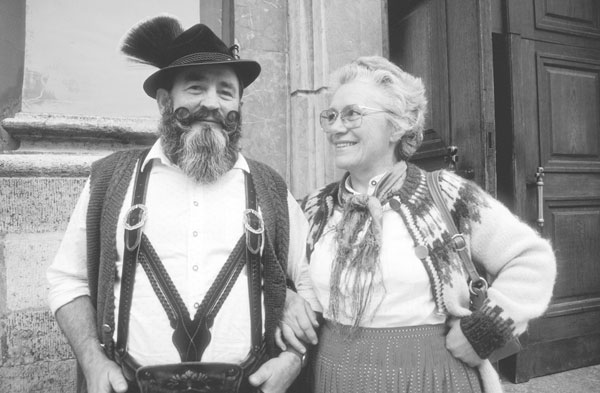
#> input picture data/corel_bavarian_couple.jpg, 600 x 393 px
$ python main.py   (older library calls are emulated)
#> lines starting #> are read from the running program, lines starting #| are printed output that depends on the picture; after the words box and inside, x2 and y2 are one past the last pixel; in counts of white or black regions, pixels touching at a corner belong together
### src/sss_watermark.py
from scipy import misc
from scipy.fftpack import dct, idct
import numpy as np
from PIL import Image
from PIL.ImageOps import invert
from itertools import product

class SSSW(object):
    """
    Given an input image (specifically, a path to the input image file),
    (i)     randomly generates a watermark pattern,
    (ii)    inserts the pattern into the given image (as specified in paper),
    (iii)   stores intermediate data for detection, and
    (iv)    conducts detection process when given a modified version of the input image

    Also includes functions that reconstruct "attacked" versions of the images \
            to match the original image.
    """
    def __init__(self, img_path, alpha=0.1, pat_size=5000):
        """
        :param img_path: the datapath to the source image
        :type img_path: const string
        :param alpha: scaling parameter
        :type alpha: float
        :param pat_size: size of the watermark to be inserted
        :type pat_size: int
        """
#> called with img_path = '../data/corel_bavarian_couple.jpg', alpha = 0.1, pat_size = 5000
        ''' deprecated
        self.original   = misc.imread(img_path,
                                    flatten=True,
                                    mode='L').astype(float)
        '''
        self.original   = Image.open(img_path).convert("L")
        self.alpha      = alpha     # Scaling parameter
        self.mark_size  = pat_size  # Size of the watermark
        self.mark       = self.gaussian_vector(pat_size)    # Watermark for the current instance
#> in rotate, `return image.rotate(angle)`:
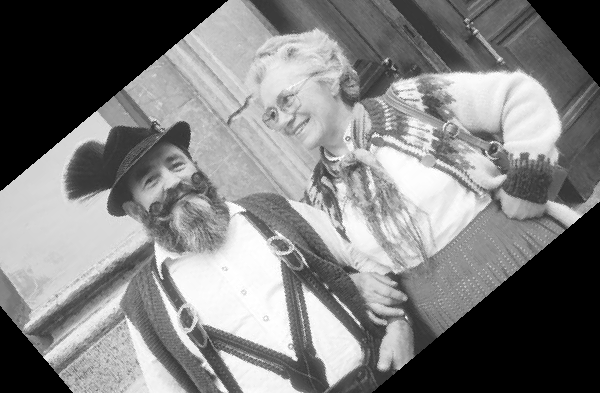
#> returned value: PIL image 600x393 L; min 0, max 255, mean 126.9
        self.mark_2d    = None      # Mark scattered in 2-D image (computed in 'insert')
        self.ori_dct    = None      # Storage of DCT result of input image

    # [89 lines left out: functions insert, extract, detect, recover_crop, not called in this run]

    def recover_rotate(self, image: Image, angle: int):
        """
        Rotates the input image back to fit the original image, \
            and fills in the parts that are missing due to rotation.
        Assumes that the angle of rotation is provided, and that the image \
            has not been expanded when rotated (i.e. corners have been cut off).
        Also ssumes that no other modification has been made to the input.

        :param image: input image
        :type image: PIL.Image
        :param angle: the degree that the image was rotated (CCW)
        :type angle: int

        :return: the input image modified to match the original image
        :rtype: PIL.Image
        """
#> called with angle = 400
        out = image.rotate(-angle)
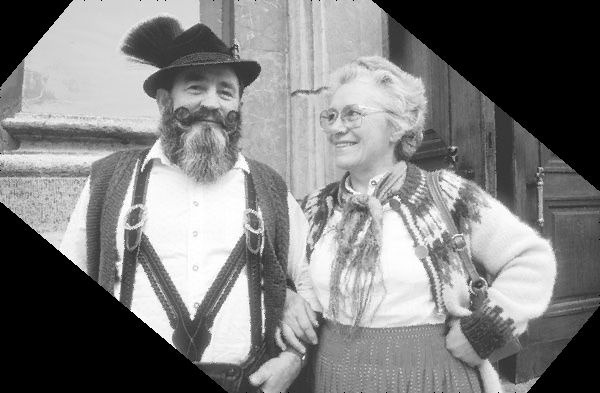
#> out: PIL image 600x393 L; min 0, max 255, mean 126.8
        '''
        for coord in product(range(self.original.size[1]), range(self.original.size[0])):
            if out.getpixel(coord) != 0:
                out.putpixel(coord, self.original.getpixel(coord))
        '''
        #mask = out.convert(mode="1",dither=None).convert('L')  # insufficient masking
        mask = out.point(lambda x: 255*int(x>0))
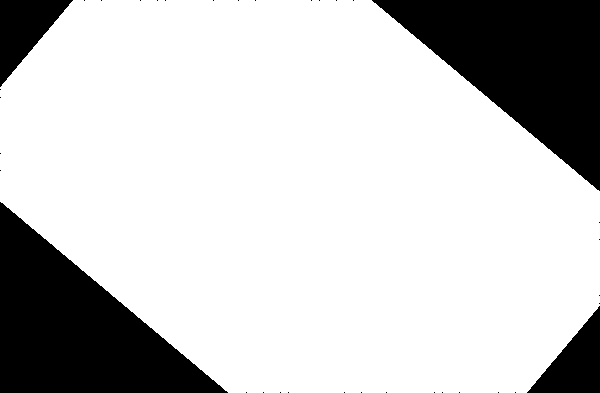
#> mask: PIL image 600x393 L; 78.7% white; 36 black regions (32 under 20 px), largest, box (x1, y1, x2, y2) and area: (372, 0, 600, 191) 21903, (0, 202, 228, 393) 21901, (0, 0, 73, 87) 3198, (527, 306, 600, 393) 3198
        mask = invert(mask).convert('1')
        out.paste(self.original,mask=mask)

        return out

    # [12 lines left out: function recover_scale, not called in this run]

    @staticmethod
    def gaussian_vector(size: int):
        """
        :param size: the size of the generated vector
        :type size: int

        :return: the generated vector
        :rtype: numpy.ndarray(float)
        """
        return np.random.randn(size)

    # [64 lines left out: functions dctII, idctII, to_array, to_float_array, from_float_array, not called in this run]

    # Class variable (list of recovery functions - used in 'test.py')
    recover_flist = [recover_crop, recover_rotate, recover_scale]

### src/attack.py
import numpy as np
from scipy import misc
import matplotlib.pyplot as plt
from PIL import Image
from image import read
from os import remove

# [27 lines left out: function crop, not called in this run]

def rotate(image: Image, angle: int):
    """
    :param image: input image
    :type image: PIL.Image
    :param angle: the degrees by which to rotate the input image (CCW)
    :type angle: int

    :return: the modified image
    :rtype: PIL.Image
    """
    return image.rotate(angle)

# [31 lines left out: functions scale, compress_jpeg, not called in this run]

### src/image.py
import matplotlib.pyplot as plt
from PIL import Image

# [13 lines left out: function read, not called in this run]

def show_img(image: Image, gray=True):
    if gray:
        plt.imshow(image, cmap='gray')
    else:
        plt.imshow(image)
    plt.show()

def save(image: Image, path: str):
    image.save(path)
    #image.close()

### src/main.py
import numpy as np
import os, sys
import argparse
from sss_watermark import SSSW
from attack import crop, scale, rotate, compress_jpeg
from image import read, show_img

from PIL import Image

HOME_DIR='../'
SRC_NAME='corel_bavarian_couple.jpg'

def visualize_dct(image, alpha=590):
    '''
    clipped = np.clip(image,-1*alpha,alpha)   # approx. 5th, 95th percentiles
    out = (clipped + alpha) / alpha * 128
    '''
    out = np.log(np.abs(image))
    return np.floor(out)

if __name__ == "__main__":
    #np.random.seed(seed=61854)

    # Load image data
    IMG_PATH = os.path.join(HOME_DIR, 'data', SRC_NAME)
    sssw = SSSW(img_path=IMG_PATH)
    '''
    # Conduct 2D-DCT(II) on the input image
    image_dct = SSSW.dctII(sssw.original)
    print(np.percentile(image_dct,5), np.percentile(image_dct,95))
    reverse = SSSW.idctII(image_dct)

    # Visualize DCT output
    viz = visualize_dct(image_dct)
    show_img(viz)
    show_img(reverse)
    '''

    '''
    # Test SSSW class
    output = sssw.insert()
    show_img(sssw.original)
    show_img(output)
    print(sssw.detect(output))
    '''

    '''
    modified_image = scale(sssw.original, 0.3); print(modified_image.size)
    modified_image = crop(sssw.original, (150,200), (300,300))
    modified_image = compress_jpeg(sssw.original, 10)
    '''
    modified_image = rotate(sssw.original, 400)
    show_img(modified_image)

    '''
    recovered_image = sssw.recover_scale(modified_image)
    recovered_image = sssw.recover_crop(modified_image, (150,200))
    '''
    recovered_image = sssw.recover_rotate(modified_image, 400)
    show_img(recovered_image)
    show_img(sssw.original)
